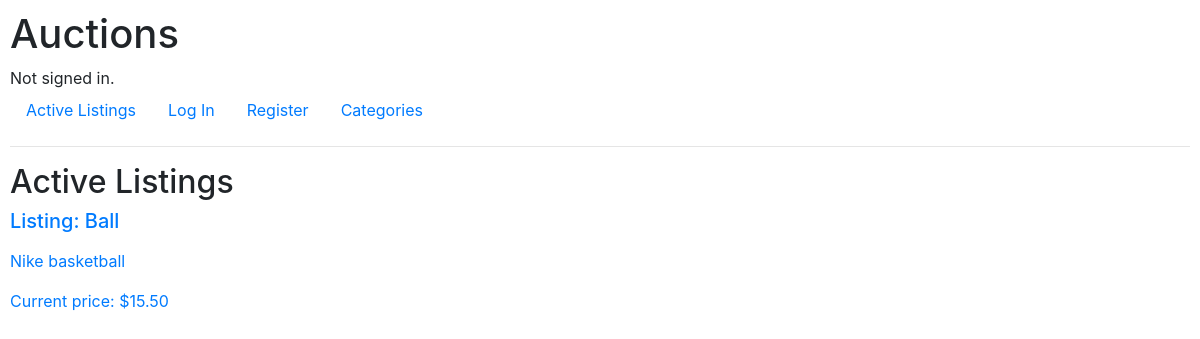
The page / on the database its author committed.
### auctions/models.py (models this page shows)
class Listing(models.Model):
    title = models.CharField(max_length=64)
    description = models.CharField(max_length = 256)
    starting_bid = models.DecimalField(max_digits=20, decimal_places=2)
    current_price = models.DecimalField(max_digits=20, decimal_places=2)
    image_url = models.URLField(null=True, blank=True) #optionally add url field
    category = models.CharField(max_length=64, choices=CATEGORIES, default=CATEGORIES[5][1])
    active = models.BooleanField(default = True) #if the listing is active, default active
    seller = models.ForeignKey(User, null=False, on_delete=models.CASCADE, related_name="listing_sold")
    buyer = models.ForeignKey(User, null=True, on_delete=models.CASCADE, related_name="listing_bought")

### auctions/views.py (the view)
# urls.py: path("", views.index, name="index"),
def index(request):
    active_listings = Listing.objects.filter(active=True)
    return render(request, "auctions/index.html", {
        "active_listings": active_listings
    })

### auctions/templates/auctions/index.html (shortened to what this page needs)
{% extends "auctions/layout.html" %}
{% block body %}
    <h2>Active Listings</h2>
    {% for listing in active_listings %}
    <a href="listing/{{ listing.title }}">
    <div>
        <h5> Listing: {{ listing.title }} </h5>
        <p>{{ listing.description }}</p>
        <p>Current price: ${{ listing.current_price }}</p>
        <br>
    </div>
    </a>
    {% endfor %}
{% endblock %}

### auctions/static/auctions/styles.css (style rules this page uses)
body { padding: 10px; }

### rows shown on the page
Listing: title "Ball", description "Nike basketball", current_price "15.50"
